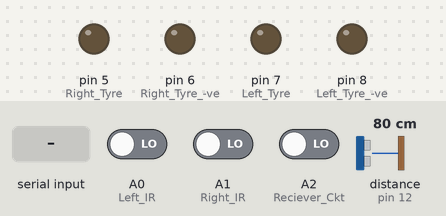
The sketch below on a simulated Arduino Uno, built with avr-gcc and run on an emulated ATmega328P. Parts: output pins drawn as LEDs (lit = HIGH). The test bench sets the inputs (shaded band); at power-on: A0 (Left_IR) LOW, A1 (Right_IR) LOW, A2 (Reciever_Ckt) LOW, distance to the obstacle (sensor on pin 12) 80 cm. The echo pulse lasts 58.3 µs per cm.

Above: at 1.2 s.
1.3 s: "x" received over Serial
At 2.0 s:
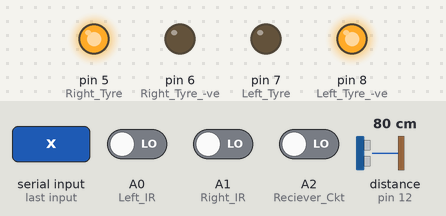
2.8 s: A0 (Left_IR) driven HIGH
At 3.2 s:
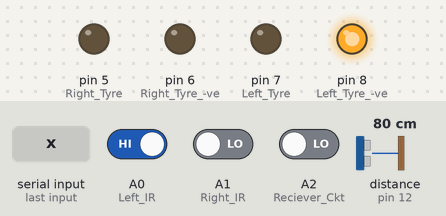
4.3 s: A0 (Left_IR) driven LOW
At 5.5 s:
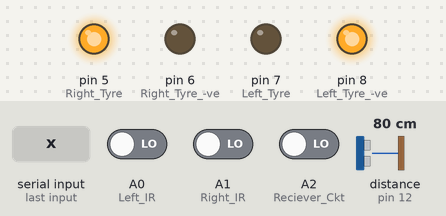
5.8 s: A1 (Right_IR) driven HIGH
At 6.5 s:
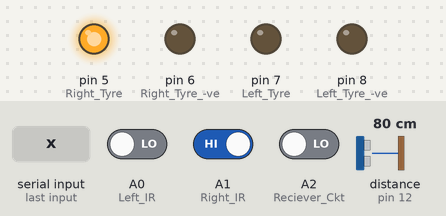
7.3 s: A1 (Right_IR) driven LOW
At 7.7 s:
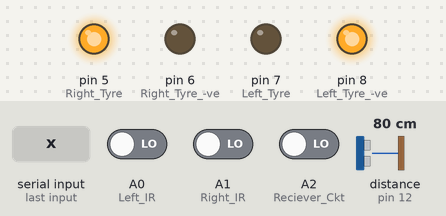
Timing chart, 0 to 9.8 s (numbered marks = the images above; inputs shaded):
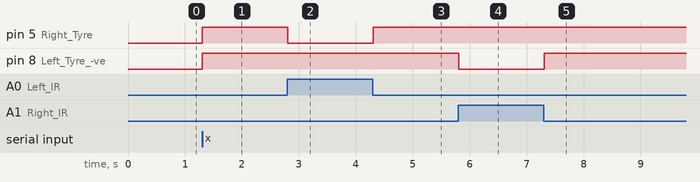

The sketch:

7.GantryDetection.ino
```cpp
#include<NewPing.h>
bool start = false;
const int trigPin = 13;
const int echoPin = 12;
const int maxDistance  = 20;
NewPing sonar(trigPin,echoPin,maxDistance);
long duration;
int distanceCm;
int prevGantry = 0;

void setup() {
  pinMode(5,OUTPUT); //Right Tyre +ve
  pinMode(6,OUTPUT); //Right Tyre -ve
  pinMode(7,OUTPUT); //Left Tyre +ve
  pinMode(8,OUTPUT); //Left Tyre -ve
  pinMode(A0,INPUT); //Left IR
  pinMode(A1,INPUT); //Right IR
  pinMode(A2,INPUT); //Reciever Ckt
  pinMode(trigPin,OUTPUT); //Trigger Pin Ultrasonic Sensor
  pinMode(echoPin,INPUT);  //Echo Pin Ultrasonic Sensor
  Serial.begin(9600); //Input From ZigBee Module
}

void Forward()
{
  digitalWrite(5,HIGH);
  digitalWrite(6,LOW);
  digitalWrite(7,LOW);
  digitalWrite(8,HIGH);
}
void Backward()
{
  digitalWrite(5,LOW);
  digitalWrite(6,HIGH);
  digitalWrite(7,HIGH);
  digitalWrite(8,LOW);
}
void Left()
{
  digitalWrite(5,HIGH);
  digitalWrite(6,LOW);
  digitalWrite(7,LOW);
  digitalWrite(8,LOW);
}
void Right()
{
  digitalWrite(5,LOW);
  digitalWrite(6,LOW);
  digitalWrite(7,LOW);
  digitalWrite(8,HIGH);
}
void Anti()
{
  digitalWrite(5,HIGH);
  digitalWrite(6,LOW);
  digitalWrite(7,HIGH);
  digitalWrite(8,LOW);
}
void Clock()
{
  digitalWrite(5,LOW);
  digitalWrite(6,HIGH);
  digitalWrite(7,LOW);
  digitalWrite(8,HIGH);
}
void Stop()
{
  digitalWrite(5,LOW);
  digitalWrite(6,LOW);
  digitalWrite(7,LOW);
  digitalWrite(8,LOW);
}

void loop() {
  if(Serial.available())
  {
    char a = Serial.read();
    if(a=='x')    //Only when the selected char is input from the Coordinator/Router XBee Module, the RoboCar will start its operation.
    {
      start =true;
    }
  }
    if(start)
    {
      int d0 = digitalRead(A0);       //Input from Left IR Sensor
      int d1 = digitalRead(A1);       //Input from Right IR Sensor
      int g = pulseIn(A2,HIGH,5000);
      //Before executing change the range of Gantry Pulse
      if(g>500 && g<=1500 && prevGantry!=1)
      {
        Serial.println("gantry 1");
        Stop();
        delay(1000);
        prevGantry = 1;
      }
      else if(g>1500 && g<=2500 && prevGantry!=2)
      {
        Serial.println("gantry 2");
        Stop();
        delay(1000);
        prevGantry = 2;
      }
      else if(g>2500 && g<=3500 && prevGantry!=3)
      {
        Serial.println("gantry 3");
        Stop();
        delay(1000);
        prevGantry = 3;
      }

      if(d0 == 0 && d1 == 0)
      {
        Forward();
        //Will tackle this condition later
      }
      else if(d0 == 0)
      {
        Left();
      }
      else if(d1 == 0)
      {
        Right();
      }
      else
      {
        Forward();
      }
    }
    distanceCm = sonar.ping_cm();
    if(distanceCm>0 && distanceCm<15 )
    {
      Stop();
      delay(500);
    }
}
```

Measured:
- after the input at 1.3 s, pin 5 (Right_Tyre), pin 8 (Left_Tyre_-ve): LOW → HIGH at once
- after the input at 2.8 s, pin 5 (Right_Tyre): HIGH → LOW at once
- after the input at 4.3 s, pin 5 (Right_Tyre): LOW → HIGH at once
- after the input at 5.8 s, pin 8 (Left_Tyre_-ve): HIGH → LOW at once
- after the input at 7.3 s, pin 8 (Left_Tyre_-ve): LOW → HIGH at once
